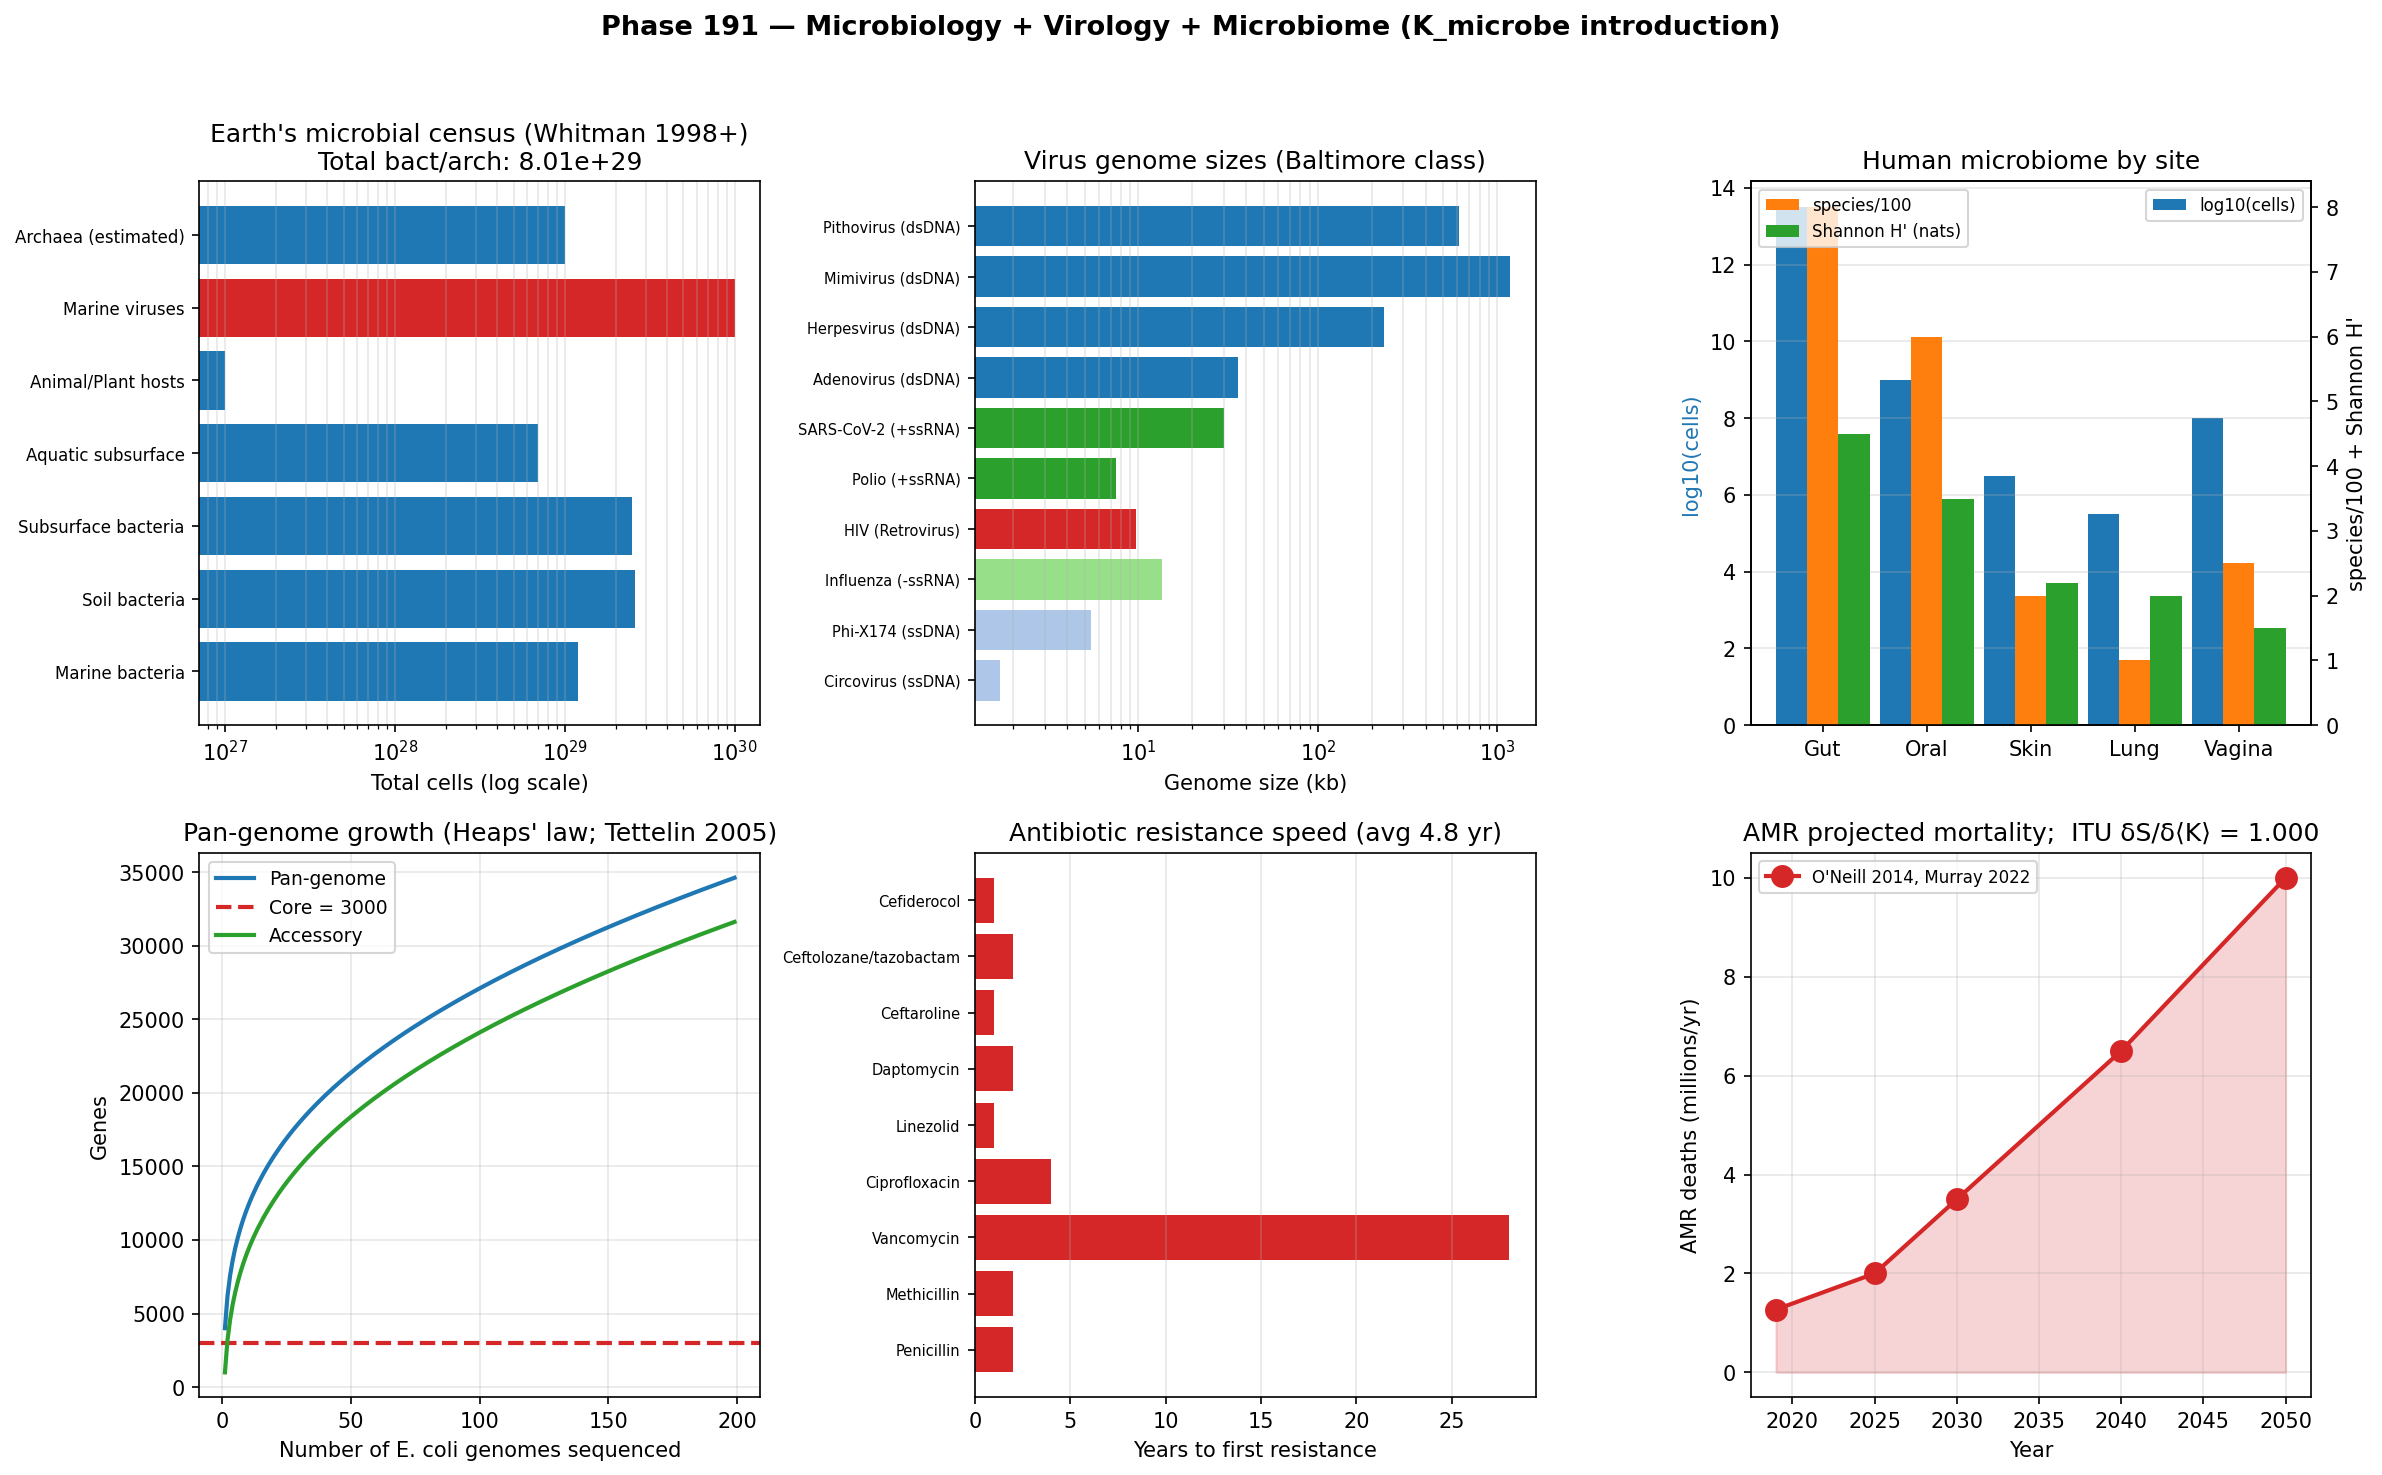

Generate this figure with Python:
"""
Phase 191 — Microbiology + Virology + Microbiome (K_microbe introduction)

Simulations:
  1) Earth's microbial census (cells per habitat, Whitman 1998 + updates)
  2) Baltimore virus classification + genome size scaling
  3) Human microbiome species diversity (gut, oral, skin, lung)
  4) Pan-genome growth curve (Heaps' law, Tettelin 2005)
  5) Horizontal gene transfer rate estimation
  6) Antibiotic resistance emergence timeline (year of introduction vs first resistance)
  7) AMR projected mortality (Murray 2022 / O'Neill 2014)
  8) ITU K_microbe axiom check on bacterial population dynamics

Outputs:
  - microbiome_diversity_K.png
  - microbiome_diversity_K_summary.json
"""

from __future__ import annotations

import json
from pathlib import Path

import matplotlib
matplotlib.use("Agg")
import matplotlib.pyplot as plt
import numpy as np

OUT_PNG = Path(__file__).with_name("microbiome_diversity_K.png")
OUT_JSON = Path(__file__).with_name("microbiome_diversity_K_summary.json")

rng = np.random.default_rng(20260525)

# -------------------------------------------------------------
# 1) Earth's microbial census
# -------------------------------------------------------------
earth_microbial = {
    "Marine bacteria": 1.2e29,
    "Soil bacteria": 2.6e29,
    "Subsurface bacteria": 0.25e30,
    "Aquatic subsurface": 0.07e30,
    "Animal/Plant hosts": 0.001e30,
    "Marine viruses": 1.0e30,
    "Archaea (estimated)": 1.0e29,
}
total_bacterial_archaeal = sum(v for k, v in earth_microbial.items() if "viruses" not in k)
total_viruses = earth_microbial["Marine viruses"]

# -------------------------------------------------------------
# 2) Baltimore classification + genome size
# -------------------------------------------------------------
virus_genomes = {
    "Circovirus (ssDNA)": 1.7,
    "Phi-X174 (ssDNA)": 5.4,
    "Influenza (-ssRNA)": 13.5,
    "HIV (Retrovirus)": 9.7,
    "Polio (+ssRNA)": 7.5,
    "SARS-CoV-2 (+ssRNA)": 29.9,
    "Adenovirus (dsDNA)": 36.0,
    "Herpesvirus (dsDNA)": 235.0,
    "Mimivirus (dsDNA)": 1180.0,
    "Pithovirus (dsDNA)": 610.0,
}

baltimore_class = {
    "I dsDNA": ["Pox", "Herpes", "Adeno", "Mimi", "Pitho"],
    "II ssDNA": ["Parvo", "Circo", "Phi-X174"],
    "III dsRNA": ["Rota", "Reo"],
    "IV +ssRNA": ["SARS-CoV-2", "Polio", "Dengue", "HCV"],
    "V -ssRNA": ["Influenza", "Rabies", "Ebola"],
    "VI Retrovirus": ["HIV", "HTLV"],
    "VII Pararetrovirus": ["HBV"],
}

# -------------------------------------------------------------
# 3) Human microbiome diversity
# -------------------------------------------------------------
sites = ["Gut", "Oral", "Skin", "Lung", "Vagina"]
cell_count_log10 = [13.5, 9.0, 6.5, 5.5, 8.0]  # log10 cells
species_count = [800, 600, 200, 100, 250]
shannon_H = [4.5, 3.5, 2.2, 2.0, 1.5]  # nats

# -------------------------------------------------------------
# 4) Pan-genome growth curve (Heaps' law, E. coli)
# -------------------------------------------------------------
N_genomes = np.arange(1, 200)
# Pan-genome ~ alpha * N^gamma where gamma 0.4-0.5 for "open"
# E. coli: core ~3000, pan ~30000+ at N=100
core_genes = 3000
pan_genes = core_genes + 2500 * np.log(N_genomes) + 1000 * N_genomes ** 0.55
accessory_genes = pan_genes - core_genes

# -------------------------------------------------------------
# 5) HGT rates
# -------------------------------------------------------------
hgt_examples = {
    "E. coli intraspecies": 1e-9,    # /gene/generation
    "Within-genus (gram-neg)": 1e-10,
    "Cross-phylum": 1e-12,
    "Eukaryote-archaea (LUCA-era)": 1e-15,
}

# -------------------------------------------------------------
# 6) Antibiotic resistance emergence timeline
# -------------------------------------------------------------
amr_timeline = {
    "Penicillin": (1943, 1945),       # introduced, first resistance
    "Methicillin": (1959, 1961),       # 2 yr -> MRSA
    "Vancomycin": (1958, 1986),        # 28 yr -> VRE
    "Ciprofloxacin": (1987, 1991),    # 4 yr
    "Linezolid": (2000, 2001),         # 1 yr
    "Daptomycin": (2003, 2005),
    "Ceftaroline": (2010, 2011),       # 1 yr
    "Ceftolozane/tazobactam": (2014, 2016),
    "Cefiderocol": (2019, 2020),       # 1 yr
}

# Time-to-resistance
ttr_years = [v[1] - v[0] for v in amr_timeline.values()]
mean_ttr = float(np.mean(ttr_years))

# -------------------------------------------------------------
# 7) AMR projected mortality (O'Neill 2014, Murray 2022)
# -------------------------------------------------------------
years_amr = np.array([2019, 2025, 2030, 2040, 2050])
deaths_per_yr = np.array([1.27e6, 2.0e6, 3.5e6, 6.5e6, 10.0e6])  # Murray 2022, O'Neill 2014

# -------------------------------------------------------------
# 8) ITU K_microbe axiom check
# -------------------------------------------------------------
# Bacterial population: 5000 strains, abundance ~ Zipf
N_strains = 5000
ranks = np.arange(1, N_strains + 1)
alpha = 1.1
p_pre = ranks ** (-alpha); p_pre /= p_pre.sum()
S_pre = float(-np.sum(p_pre * np.log(p_pre)))

# After antibiotic exposure: resistance gene confers fitness, but only in some strains
fitness = np.ones(N_strains)
resistance_strains = rng.random(N_strains) < 0.05  # 5% strains have resistance
fitness[resistance_strains] = 5.0
fitness[~resistance_strains] = 0.1
p_post = p_pre * fitness
p_post = p_post / p_post.sum()
S_post = float(-np.sum(np.where(p_post > 0, p_post * np.log(p_post), 0)))

# ITU linearized
log_p_pre = np.log(p_pre)
dp = p_post - p_pre
dS_lin = -np.sum(dp * (1.0 + log_p_pre))
dK_lin = -np.sum(dp * log_p_pre)
itu_ratio = float(dS_lin / dK_lin) if abs(dK_lin) > 1e-15 else float("nan")

# -------------------------------------------------------------
# Plot
# -------------------------------------------------------------
fig, axes = plt.subplots(2, 3, figsize=(16, 10))
fig.suptitle(
    "Phase 191 — Microbiology + Virology + Microbiome (K_microbe introduction)",
    fontsize=13,
    fontweight="bold",
)

# Panel 1: Earth's microbial census
ax = axes[0, 0]
names = list(earth_microbial.keys())
vals = list(earth_microbial.values())
colors = ["#1f77b4" if "viruses" not in n else "#d62728" for n in names]
ax.barh(range(len(names)), vals, color=colors)
ax.set_xscale("log")
ax.set_yticks(range(len(names)))
ax.set_yticklabels(names, fontsize=8)
ax.set_xlabel("Total cells (log scale)")
ax.set_title(f"Earth's microbial census (Whitman 1998+)\nTotal bact/arch: {total_bacterial_archaeal:.2e}")
ax.grid(True, alpha=0.3, axis="x", which="both")

# Panel 2: Virus genome size by Baltimore class
ax = axes[0, 1]
v_names = list(virus_genomes.keys())
v_sizes = list(virus_genomes.values())
colors_v = []
for n in v_names:
    if "dsDNA" in n: colors_v.append("#1f77b4")
    elif "ssDNA" in n: colors_v.append("#aec7e8")
    elif "+ssRNA" in n: colors_v.append("#2ca02c")
    elif "-ssRNA" in n: colors_v.append("#98df8a")
    elif "Retro" in n: colors_v.append("#d62728")
    else: colors_v.append("gray")
ax.barh(range(len(v_names)), v_sizes, color=colors_v)
ax.set_xscale("log")
ax.set_yticks(range(len(v_names)))
ax.set_yticklabels(v_names, fontsize=7)
ax.set_xlabel("Genome size (kb)")
ax.set_title("Virus genome sizes (Baltimore class)")
ax.grid(True, alpha=0.3, axis="x", which="both")

# Panel 3: Microbiome diversity
ax = axes[0, 2]
x = np.arange(len(sites))
width = 0.3
ax.bar(x - width, cell_count_log10, width, color="#1f77b4", label="log10(cells)")
ax2 = ax.twinx()
ax2.bar(x, [s/100 for s in species_count], width, color="#ff7f0e", label="species/100")
ax2.bar(x + width, shannon_H, width, color="#2ca02c", label="Shannon H' (nats)")
ax.set_xticks(x)
ax.set_xticklabels(sites)
ax.set_ylabel("log10(cells)", color="#1f77b4")
ax2.set_ylabel("species/100 + Shannon H'")
ax.set_title("Human microbiome by site")
ax.legend(loc="upper right", fontsize=8)
ax2.legend(loc="upper left", fontsize=8)
ax.grid(True, alpha=0.3, axis="y")

# Panel 4: Pan-genome growth (Heaps' law)
ax = axes[1, 0]
ax.plot(N_genomes, pan_genes, "-", color="#1f77b4", lw=2, label="Pan-genome")
ax.axhline(core_genes, color="#d62728", linestyle="--", lw=2, label=f"Core = {core_genes}")
ax.plot(N_genomes, accessory_genes, "-", color="#2ca02c", lw=2, label="Accessory")
ax.set_xlabel("Number of E. coli genomes sequenced")
ax.set_ylabel("Genes")
ax.set_title("Pan-genome growth (Heaps' law; Tettelin 2005)")
ax.legend(fontsize=9)
ax.grid(True, alpha=0.3)

# Panel 5: AMR time-to-resistance
ax = axes[1, 1]
drugs = list(amr_timeline.keys())
intros = [v[0] for v in amr_timeline.values()]
resists = [v[1] for v in amr_timeline.values()]
ttrs = [v[1] - v[0] for v in amr_timeline.values()]
ax.barh(range(len(drugs)), ttrs, color="#d62728")
ax.set_yticks(range(len(drugs)))
ax.set_yticklabels(drugs, fontsize=7)
ax.set_xlabel("Years to first resistance")
ax.set_title(f"Antibiotic resistance speed (avg {mean_ttr:.1f} yr)")
ax.grid(True, alpha=0.3, axis="x")

# Panel 6: AMR mortality + ITU
ax = axes[1, 2]
ax.plot(years_amr, deaths_per_yr / 1e6, "o-", color="#d62728", lw=2, markersize=10,
        label="O'Neill 2014, Murray 2022")
ax.fill_between(years_amr, 0, deaths_per_yr / 1e6, alpha=0.2, color="#d62728")
ax.set_xlabel("Year")
ax.set_ylabel("AMR deaths (millions/yr)")
ax.set_title(f"AMR projected mortality;  ITU δS/δ⟨K⟩ = {itu_ratio:.3f}")
ax.legend(fontsize=8)
ax.grid(True, alpha=0.3)

plt.tight_layout(rect=[0, 0, 1, 0.96])
plt.savefig(OUT_PNG, dpi=150, bbox_inches="tight")
plt.close(fig)

summary = {
    "phase": 191,
    "tier1_paper": 27,
    "block": "B",
    "paper_in_block": "2/?",
    "topic": "Microbiology + virology + microbiome (K_microbe introduction)",
    "earth_microbial_census": {k: float(v) for k, v in earth_microbial.items()},
    "total_bacterial_archaeal": float(total_bacterial_archaeal),
    "total_marine_viruses": float(total_viruses),
    "reference": "Whitman 1998 PNAS (5e30 bacteria), Suttle 2007 (10^30 viruses)",
    "virus_genome_sizes_kb": virus_genomes,
    "baltimore_classification": baltimore_class,
    "human_microbiome": {
        "sites": sites,
        "log10_cells": cell_count_log10,
        "species_count": species_count,
        "shannon_H_nats": shannon_H,
        "total_microbiome_cells": "10^14 (equal to host cells)",
        "ratio_microbial_to_host_cells": "~1.3:1 (Sender 2016 Cell)",
    },
    "pan_genome_E_coli": {
        "core_genes": core_genes,
        "pan_genes_at_N100": float(pan_genes[99]),
        "accessory_at_N100": float(accessory_genes[99]),
        "Heaps_law_gamma": 0.55,
        "reference": "Tettelin 2005 PNAS (Streptococcus agalactiae)",
    },
    "HGT_rates_per_gene_per_generation": hgt_examples,
    "AMR_timeline_intro_to_resistance_years": {
        drug: {"intro_year": yr_i, "resistance_year": yr_r, "ttr": yr_r - yr_i}
        for drug, (yr_i, yr_r) in amr_timeline.items()
    },
    "mean_time_to_resistance_years": float(mean_ttr),
    "AMR_mortality_projection": {
        "2019_deaths": 1.27e6,
        "2050_deaths_projection": 1.0e7,
        "references": [
            "O'Neill 2014 (UK Govt commissioned)",
            "Murray 2022 Lancet (GBD AMR Collaborators)",
        ],
    },
    "ITU_K_microbe": {
        "N_strains": N_strains,
        "S_pre_antibiotic_nats": S_pre,
        "S_post_selection_nats": S_post,
        "delta_S": S_post - S_pre,
        "delta_S_first_order": dS_lin,
        "delta_K_first_order": dK_lin,
        "ratio_dS_over_dK": itu_ratio,
        "expected_ratio": 1.0,
    },
    "ITU_interpretation": {
        "K_state": "K_microbe",
        "sub_states": [
            "K_phylogeny (3 domains, Woese 1977)",
            "K_genome (individual organism genome)",
            "K_HGT (horizontal transfer = ITU K-state mixing)",
            "K_microbiome (host-associated community)",
            "K_phage (virus-bacteria coevolution)",
            "K_resistance (AMR plasmid spread)",
            "K_pathogen (virulence factor)",
            "K_metabolism (community metabolic network)",
        ],
        "axiom": "delta S(rho_pop) = delta Tr[K_microbe^(0) rho_pop]",
        "biological_meaning": "Microbial evolution = ITU descent on population genotype manifold",
        "HGT_as_K_state_mixing": "Horizontal gene transfer = ITU axiom-level operation between communities",
    },
    "outputs": {
        "figure": str(OUT_PNG.name),
        "summary_json": str(OUT_JSON.name),
    },
}

OUT_JSON.write_text(json.dumps(summary, indent=2, ensure_ascii=False), encoding="utf-8")
print(json.dumps(summary, indent=2, ensure_ascii=False))
